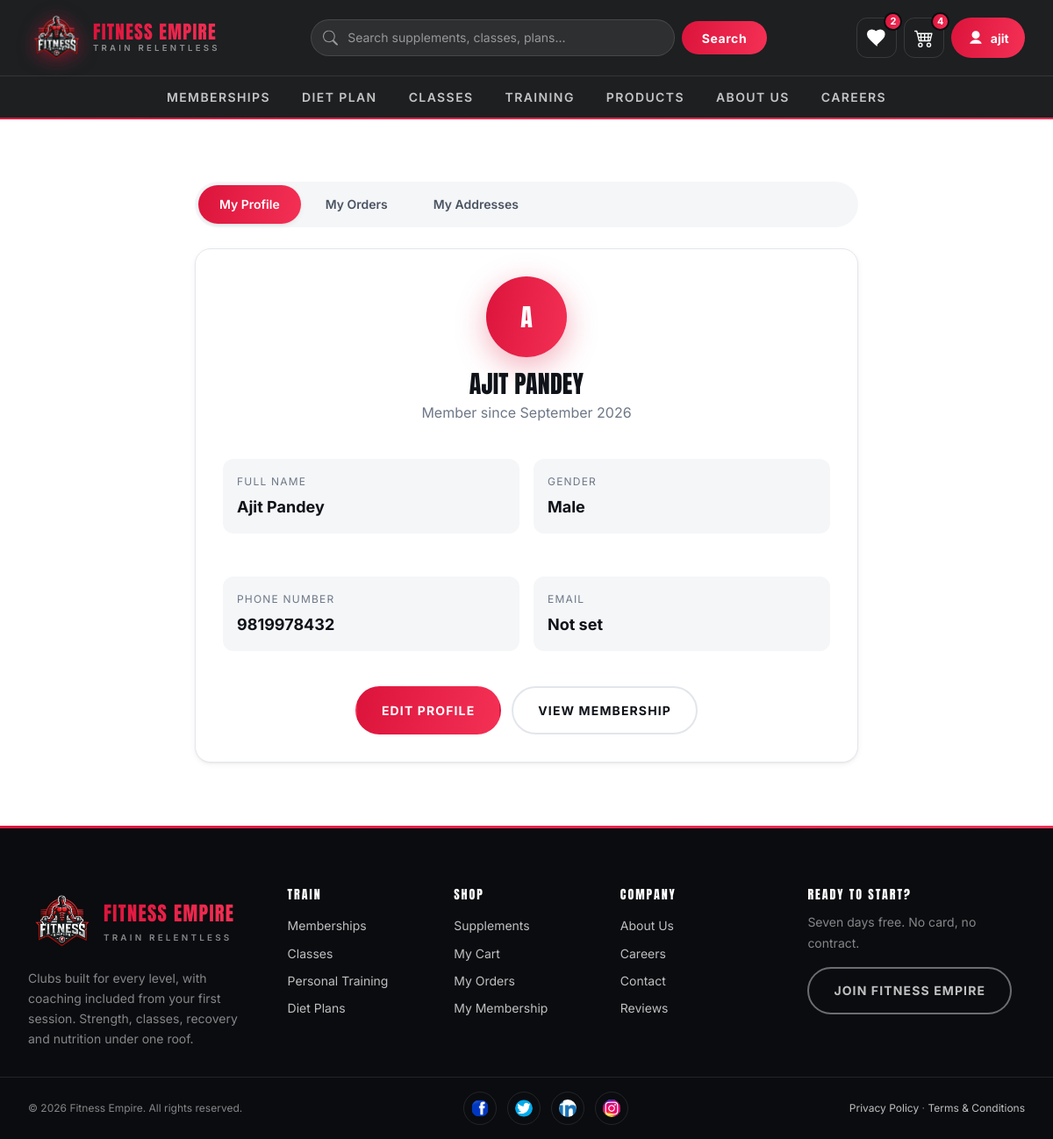
Page /my_profile/ (signed in) on the committed database.
### FitnessGYM/models.py (models this page shows, shortened)
class UserProfile(models.Model):
    user = models.OneToOneField(User, on_delete=models.CASCADE,null=True,blank=True)  # Link to User model
    full_name = models.CharField(max_length=255)
    gender = models.CharField(max_length=10, choices=[('Male', 'Male'), ('Female', 'Female')])
    phone = models.CharField(max_length=15)
    email = models.EmailField()

### FitnessGYM/views.py (the view)
# urls.py: path('my_profile/', views.my_profile, name='my_profile'),
@login_required(login_url="login")
def my_profile(request):
    profile = UserProfile.objects.filter(user=request.user).first()
    return render(request, "my_profile.html", {"user_profile": profile})

### FitnessGYM/context_processors.py (called while the page is built)
def cart_summary(request):
    user = getattr(request, "user", None)
    if not user or not user.is_authenticated:
        return {"cart_count": 0, "wishlist_count": 0, "wishlist_ids": set()}
    total = cart.objects.filter(userid=user).aggregate(n=Sum("quantity"))["n"]
    saved = set(
        Wishlist.objects.filter(user=user).values_list("product_id", flat=True)
    )
    return {
        "cart_count": total or 0,
        "wishlist_count": len(saved),
        "wishlist_ids": saved,
    }

### templates/my_profile.html (shortened to what this page needs)
{% extends "base.html" %}
{% load static %}
{% block page_id %}account{% endblock %}
{% block 'main' %}
<section class="section">
    <div class="container container--narrow">
        <ul class="tabs">
            <li><a href="{% url 'my_profile' %}" aria-current="page">My Profile</a></li>
            <li><a href="{% url 'myorders' %}">My Orders</a></li>
            <li><a href="{% url 'my_addresses' %}">My Addresses</a></li>
        </ul>
        <div class="panel">
            {% if user_profile %}
                <div class="text-center" style="margin-bottom:var(--sp-5);">
                    <div class="avatar">{{ user_profile.full_name|first|upper|default:"U" }}</div>
                    <h1 style="font-size:var(--fs-2xl); margin-bottom:var(--sp-1);">{{ user_profile.full_name|default:user.username }}</h1>
                    <p class="muted">Member since {{ user.date_joined|date:"F Y" }}</p>
                </div>
                <div class="detail-grid">
                    <dl class="detail">
                        <dt>Full Name</dt>
                        <dd>{{ user_profile.full_name|default:"Not set" }}</dd>
                    </dl>
                    <dl class="detail">
                        <dt>Gender</dt>
                        <dd>{{ user_profile.gender|default:"Not set" }}</dd>
                    </dl>
                    <dl class="detail">
                        <dt>Phone Number</dt>
                        <dd>{{ user_profile.phone|default:"Not set" }}</dd>
                    </dl>
                    <dl class="detail">
                        <dt>Email</dt>
                        <dd>{{ user_profile.email|default:user.email|default:"Not set" }}</dd>
                    </dl>
                </div>
                <div class="cluster" style="justify-content:center; margin-top:var(--sp-5);">
                    <a href="{% url 'edit_profile' user.id %}" class="btn">Edit Profile</a>
                    <a href="{% url 'profile' %}" class="btn btn--ghost">View Membership</a>
                </div>
            {% else %}
                <div class="empty-state">
                    <h3>Profile not set up yet</h3>
                    <p>Add your details so we can personalise your orders and membership.</p>
                    <a href="{% url 'edit_profile' user.id %}" class="btn">Add Profile</a>
                </div>
            {% endif %}
        </div>
    </div>
</section>
{% endblock 'main' %}

### templates/navbar.html (shortened to what this page needs)
{% load static %}
<nav class="nav" data-nav aria-label="Main">
    <div class="nav__bar">
        <a href="{% url 'home' %}" class="nav__logo" aria-label="Fitness Empire home">
            <img src="{% static 'img/logo_fitness_empire-removebg-preview.webp' %}"
                 alt="" width="62" height="62">
            <span class="nav__wordmark">
                <b>Fitness Empire</b>
                <span>Train Relentless</span>
            </span>
        </a>
        <form method="GET" action="{% url 'searchdata' %}" class="nav__search" role="search">
            <div class="nav__search-field">
                <svg viewBox="0 0 16 16" aria-hidden="true" focusable="false">
                    <path d="M11.742 10.344a6.5 6.5 0 1 0-1.397 1.398h-.001q.44.58.98 1.12l3.85 3.85a1 1 0 0 0 1.415-1.414l-3.85-3.85a7 7 0 0 0-1.12-.98zM12 6.5a5.5 5.5 0 1 1-11 0 5.5 5.5 0 0 1 11 0"/>
                </svg>
                <input type="search" id="nav-search" name="query" value="{{ query|default:'' }}"
                       placeholder="Search supplements, classes, plans..." autocomplete="off">
            </div>
            <button type="submit">Search</button>
        </form>
        <div class="nav__actions">
            <a href="{% url 'wishlist' %}" class="nav__cart nav__wish" aria-label="View wishlist">
                <svg viewBox="0 0 16 16" aria-hidden="true" focusable="false">
                    <path d="M8 14.25 6.84 13.2C2.72 9.47.5 7.46.5 5A3.5 3.5 0 0 1 4 1.5c1.36 0 2.66.63 3.5 1.64A4.66 4.66 0 0 1 11 1.5 3.5 3.5 0 0 1 14.5 5c0 2.46-2.22 4.47-6.34 8.2z"/>
                </svg>
                <span class="nav__cart-count{% if not wishlist_count %} is-empty{% endif %}"
                      data-wishlist-count>{{ wishlist_count|default:0 }}</span>
            </a>
            <a href="{% url 'viewcart' %}" class="nav__cart" aria-label="View cart">
                <span class="nav__cart-count{% if not cart_count %} is-empty{% endif %}"
                      data-cart-count>{{ cart_count|default:0 }}</span>
            </a>
            <div class="account" data-account>
                <button type="button" class="account__toggle" aria-expanded="false" aria-haspopup="true">
                    <svg viewBox="0 0 16 16" aria-hidden="true" focusable="false">
                        <path d="M8 9a4 4 0 1 0 0-8 4 4 0 0 0 0 8zM2 14s1-4 6-4 6 4 6 4H2z"/>
                    </svg>
                    <span class="account__name">{% if user.is_authenticated %}{{ user.username }}{% else %}Sign in{% endif %}</span>
                </button>
            </div>
        </div>
    </div>
    <div class="nav__menu" id="nav-menu">
        <div class="nav__menu-inner">
            <a href="{% url 'membershipannual' %}">Memberships</a>
            <a href="{% url 'dietplan' %}">Diet Plan</a>
            <a href="{% url 'all_classes' %}">Classes</a>
            <a href="{% url 'training' %}">Training</a>
            <a href="{% url 'protien' %}">Products</a>
            <a href="{% url 'aboutus' %}">About us</a>
            <a href="{% url 'careers' %}">Careers</a>
        </div>
    </div>
</nav>

### rows in the picture
UserProfile: full_name|first "A", full_name "AJIT PANDEY", full_name "Ajit Pandey", gender "Male", phone "9819978432", email "Not set"

### other values in the picture
{{ wishlist_count|default:0 }} "2"
{{ cart_count|default:0 }} "4"
{{ user.username }} "ajit"
{{ user.date_joined|date:"F Y" }} "September 2026"
